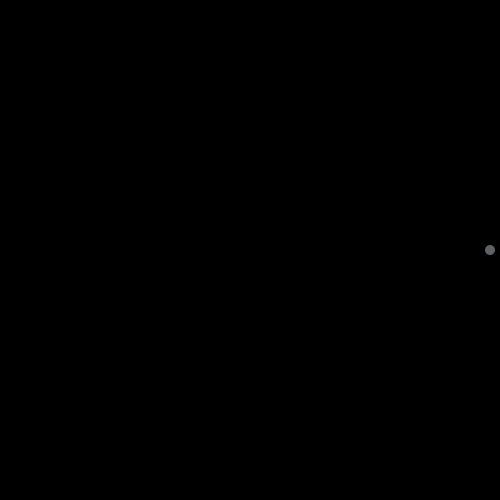
Frame 1 (no input)
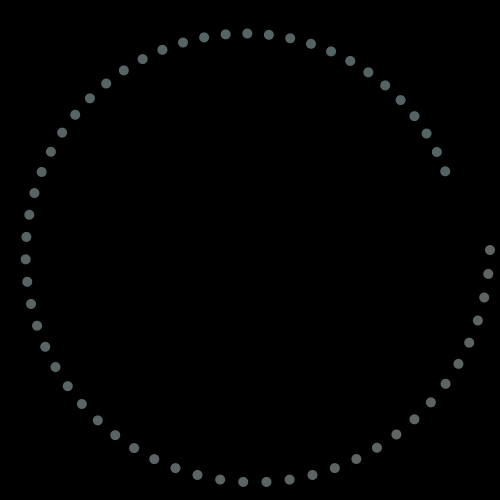
Frame 60 (the mouse pressed at the canvas centre just before this capture)
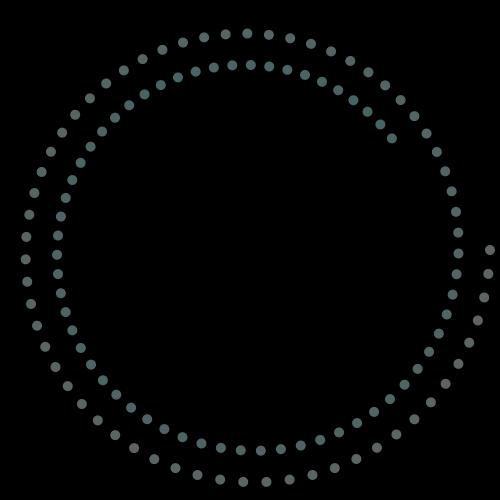
Frame 120 (the mouse held since frame 60 and released just before this capture)

The Processing sketch that drew these frames (run headless with seeded random() and noise(); from frame 60 on, the mouse is pressed at the canvas centre):

// Processing sketch: spiralTrig
// ── spiralTrig.pde
float angle = 0.0;
float offset, scalar, size;
float speed = 0.1;

void setup() {
  background(0);
  size(500, 500);
  offset = width/2;
  size = 10;
  scalar = width/2 - size;
  noStroke();
}
void draw() {
  float x = offset + cos(angle) * scalar;
  float y = offset + sin(angle) * scalar;
  fill(scalar,255,255,100);
  ellipse(x, y, size, size);
  angle += speed;
  fill(scalar,scalar,scalar,100);
  scalar -= 0.5;
}
